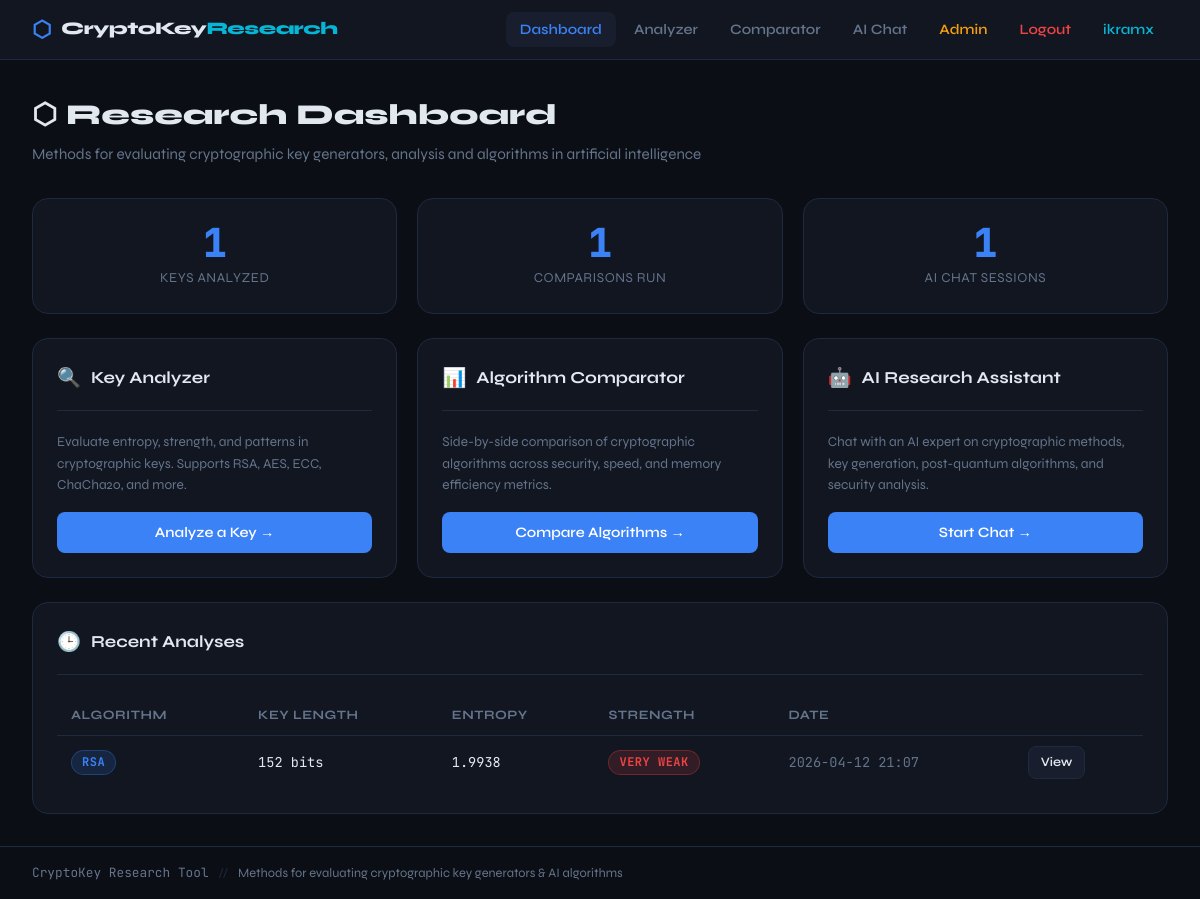
The app's page / (signed in) with its own data.
### analyzer/models.py (models this page shows, shortened)
class AnalysisResult(models.Model):
    ALGORITHM_CHOICES = [
        ('RSA', 'RSA'),
        ('AES', 'AES'),
        ('ECC', 'ECC'),
        ('DES', 'DES'),
        ('3DES', 'Triple DES'),
        ('ChaCha20', 'ChaCha20'),
        ('OTHER', 'Other'),
    ]
    algorithm = models.CharField(max_length=20, choices=ALGORITHM_CHOICES)
    key_input = models.TextField(help_text="The key or seed to analyze")
    key_length = models.IntegerField(default=0)
    entropy_score = models.FloatField(default=0.0)
    strength_score = models.IntegerField(default=0, help_text="0-100")
    strength_label = models.CharField(max_length=20, default='Unknown')
    patterns_found = models.JSONField(default=list)
    recommendations = models.JSONField(default=list)
    created_at = models.DateTimeField(auto_now_add=True)
    class Meta:
        ordering = ['-created_at']

### core/views.py (the view)
# urls.py: path('', views.home, name='home'),
@login_required
def home(request):
    context = {
        'total_analyses': AnalysisResult.objects.count(),
        'total_comparisons': ComparisonRecord.objects.count(),
        'total_chats': ChatSession.objects.count(),
        'recent_analyses': AnalysisResult.objects.order_by('-created_at')[:5],
    }
    return render(request, 'core/home.html', context)

### templates/core/home.html (shortened to what this page needs)
{% extends 'base.html' %}
{% block content %}
<div class="page-header">
  <h1 class="page-title">⬡ Research Dashboard</h1>
  <p class="page-subtitle">Methods for evaluating cryptographic key generators, analysis and algorithms in artificial intelligence</p>
</div>
<div class="grid-3 mb-2">
  <div class="card stat-box">
    <div class="stat-number">{{ total_analyses }}</div>
    <div class="stat-label">Keys Analyzed</div>
  </div>
  <div class="card stat-box">
    <div class="stat-number">{{ total_comparisons }}</div>
    <div class="stat-label">Comparisons Run</div>
  </div>
  <div class="card stat-box">
    <div class="stat-number">{{ total_chats }}</div>
    <div class="stat-label">AI Chat Sessions</div>
  </div>
</div>
<div class="grid-3 mt-3 mb-3">
  <div class="card">
    <div class="card-header">
      <span class="card-icon">🔍</span>
      <span class="card-title">Key Analyzer</span>
    </div>
    <p class="text-muted text-sm mb-2">Evaluate entropy, strength, and patterns in cryptographic keys. Supports RSA, AES, ECC, ChaCha20, and more.</p>
    <a href="{% url 'analyze' %}" class="btn btn-primary w-full" style="justify-content:center">Analyze a Key →</a>
  </div>
  <div class="card">
    <div class="card-header">
      <span class="card-icon">📊</span>
      <span class="card-title">Algorithm Comparator</span>
    </div>
    <p class="text-muted text-sm mb-2">Side-by-side comparison of cryptographic algorithms across security, speed, and memory efficiency metrics.</p>
    <a href="{% url 'compare' %}" class="btn btn-primary w-full" style="justify-content:center">Compare Algorithms →</a>
  </div>
  <div class="card">
    <div class="card-header">
      <span class="card-icon">🤖</span>
      <span class="card-title">AI Research Assistant</span>
    </div>
    <p class="text-muted text-sm mb-2">Chat with an AI expert on cryptographic methods, key generation, post-quantum algorithms, and security analysis.</p>
    <a href="{% url 'chat' %}" class="btn btn-primary w-full" style="justify-content:center">Start Chat →</a>
  </div>
</div>
{% if recent_analyses %}
<div class="card mt-3">
  <div class="card-header">
    <span class="card-icon">🕒</span>
    <span class="card-title">Recent Analyses</span>
  </div>
  <div class="table-wrap">
    <table>
      <thead>
        <tr>
          <th>Algorithm</th>
          <th>Key Length</th>
          <th>Entropy</th>
          <th>Strength</th>
          <th>Date</th>
          <th></th>
        </tr>
      </thead>
      <tbody>
        {% for item in recent_analyses %}
        <tr>
          <td><span class="badge badge-info">{{ item.algorithm }}</span></td>
          <td class="font-mono text-sm">{{ item.key_length }} bits</td>
          <td class="font-mono text-sm">{{ item.entropy_score }}</td>
          <td>
            <span class="badge badge-{% if item.strength_label == 'Strong' %}strong{% elif item.strength_label == 'Moderate' %}moderate{% elif item.strength_label == 'Weak' %}weak{% else %}very-weak{% endif %}">
              {{ item.strength_label }}
            </span>
          </td>
          <td class="text-muted text-sm font-mono">{{ item.created_at|date:"Y-m-d H:i" }}</td>
          <td><a href="{% url 'analysis_detail' item.pk %}" class="btn btn-secondary btn-sm">View</a></td>
        </tr>
        {% endfor %}
      </tbody>
    </table>
  </div>
</div>
{% endif %}
{% endblock %}

### templates/base.html (shortened to what this page needs)
<!DOCTYPE html>
<html lang="en">
<head>
  {% load static %}
  <link rel="stylesheet" href="{% static 'css/main.css' %}">
</head>
<body>
<nav class="navbar">
  <a href="{% url 'home' %}" class="nav-brand">
    <span class="brand-icon">⬡</span>
    <span class="brand-text">CryptoKey<span class="brand-accent">Research</span></span>
  </a>
  <ul class="nav-links">
    <li><a href="{% url 'home' %}" class="nav-link {% if request.resolver_match.url_name == 'home' %}active{% endif %}">Dashboard</a></li>
    <li><a href="{% url 'analyze' %}" class="nav-link {% if 'analyze' in request.resolver_match.url_name %}active{% endif %}">Analyzer</a></li>
    <li><a href="{% url 'compare' %}" class="nav-link {% if 'compare' in request.resolver_match.url_name %}active{% endif %}">Comparator</a></li>
    <li><a href="{% url 'chat' %}" class="nav-link {% if 'chat' in request.resolver_match.url_name %}active{% endif %}">AI Chat</a></li>
    <li><a href="/admin/" class="nav-link nav-admin">Admin</a></li>
    {% if user.is_authenticated %}
      <li><a href="{% url 'logout' %}" class="nav-link nav-logout">Logout</a></li>
      <li><span class="nav-link nav-user">{{ user.username }}</span></li>
    {% else %}
      <li><a href="{% url 'login' %}" class="nav-link">Login</a></li>
      <li><a href="{% url 'register' %}" class="nav-link nav-user">Register</a></li>
    {% endif %}
  </ul>
</nav>
<main class="main-content">
  {% block content %}{% endblock %}
</main>
<footer class="footer">
  <span class="mono">CryptoKey Research Tool</span>
  <span class="footer-sep">//</span>
  <span>Methods for evaluating cryptographic key generators &amp; AI algorithms</span>
</footer>
</body>
</html>

### static/css/main.css (style rules this page uses)
:root { --bg: #0b0e14; --bg2: #111620; --bg3: #181e2d; --border: #1e2a40; --accent: #3b82f6; --accent2: #06b6d4; --green: #22c55e; --amber: #f59e0b; --red: #ef4444; --text: #e2e8f0; --muted: #64748b; --mono: 'JetBrains Mono', monospace; --sans: 'Syne', sans-serif; --radius: 8px; --radius-lg:16px; }
*, *::before, *::after { box-sizing: border-box; margin: 0; padding: 0; }
html { scroll-behavior: smooth; }
body { background: var(--bg); color: var(--text); font-family: var(--sans); font-size: 16px; line-height: 1.6; min-height: 100vh; display: flex; flex-direction: column; }
.navbar { display: flex; align-items: center; justify-content: space-between; padding: 0 2rem; height: 60px; background: var(--bg2); border-bottom: 1px solid var(--border); position: sticky; top: 0; z-index: 100; }
.nav-brand { display: flex; align-items: center; gap: 10px; text-decoration: none; color: var(--text); font-weight: 800; font-size: 1.1rem; letter-spacing: -0.5px; }
.brand-icon { color: var(--accent); font-size: 1.4rem; }
.brand-accent { color: var(--accent2); }
.nav-links { list-style: none; display: flex; gap: 4px; }
.nav-link { display: block; padding: 6px 14px; border-radius: var(--radius); text-decoration: none; color: var(--muted); font-size: 0.9rem; font-weight: 600; transition: color 0.2s, background 0.2s; }
.nav-link:hover, .nav-link.active { color: var(--text); background: var(--bg3); }
.nav-link.active { color: var(--accent); }
.nav-admin { color: var(--amber) !important; }
.main-content { flex: 1; padding: 2rem; max-width: 1200px; width: 100%; margin: 0 auto; }
.footer { padding: 1rem 2rem; border-top: 1px solid var(--border); color: var(--muted); font-size: 0.8rem; display: flex; gap: 10px; align-items: center; }
.footer-sep { color: var(--border); }
.mono { font-family: var(--mono); }
.card { background: var(--bg2); border: 1px solid var(--border); border-radius: var(--radius-lg); padding: 1.5rem; }
.card-header { display: flex; align-items: center; gap: 10px; margin-bottom: 1.25rem; padding-bottom: 1rem; border-bottom: 1px solid var(--border); }
.card-title { font-size: 1.05rem; font-weight: 700; }
.card-icon { font-size: 1.2rem; }
.btn { display: inline-flex; align-items: center; gap: 6px; padding: 9px 20px; border-radius: var(--radius); font-family: var(--sans); font-size: 0.9rem; font-weight: 600; border: none; cursor: pointer; text-decoration: none; transition: opacity 0.2s, transform 0.1s; }
.btn-primary { background: var(--accent); color: #fff; }
.btn-secondary { background: var(--bg3); color: var(--text); border: 1px solid var(--border); }
.btn-sm { padding: 5px 12px; font-size: 0.8rem; }
.badge { display: inline-block; padding: 2px 10px; border-radius: 99px; font-size: 0.75rem; font-weight: 700; font-family: var(--mono); text-transform: uppercase; letter-spacing: 0.5px; }
.badge-very-weak { background: rgba(239,68,68,0.15); color: var(--red); border: 1px solid rgba(239,68,68,0.3); }
.badge-info { background: rgba(59,130,246,0.15); color: var(--accent); border: 1px solid rgba(59,130,246,0.3); }
.grid-3 { display: grid; grid-template-columns: repeat(3, 1fr); gap: 1.25rem; }
.stat-box { text-align: center; padding: 1.5rem 1rem; }
.stat-number { font-size: 2.5rem; font-weight: 800; color: var(--accent); font-family: var(--mono); line-height: 1; }
.stat-label { color: var(--muted); font-size: 0.85rem; margin-top: 4px; text-transform: uppercase; letter-spacing: 0.5px; }
.table-wrap { overflow-x: auto; }
table { width: 100%; border-collapse: collapse; font-size: 0.9rem; }
th { padding: 10px 14px; text-align: left; color: var(--muted); font-size: 0.8rem; text-transform: uppercase; letter-spacing: 0.5px; border-bottom: 1px solid var(--border); }
td { padding: 10px 14px; border-bottom: 1px solid var(--border); }
tr:last-child td { border-bottom: none; }
.page-header { margin-bottom: 2rem; }
.page-title { font-size: 1.8rem; font-weight: 800; margin-bottom: 4px; }
.page-subtitle { color: var(--muted); font-size: 0.95rem; }
.mt-3 { margin-top: 1.5rem; }
.mb-2 { margin-bottom: 1rem; }
.text-muted { color: var(--muted); }
.font-mono { font-family: var(--mono); }
.text-sm { font-size: 0.85rem; }
.w-full { width: 100%; }
.nav-user { color: var(--accent2) !important; }
.nav-logout { color: var(--red) !important; }

### records on screen
AnalysisResult: algorithm "RSA", key_length "152", entropy_score "1.9938", strength_label "VERY WEAK", created_at "2026-04-12 21:07"

### other values on screen
{{ user.username }} "ikramx"
{{ total_analyses }} "1"
{{ total_comparisons }} "1"
{{ total_chats }} "1"
